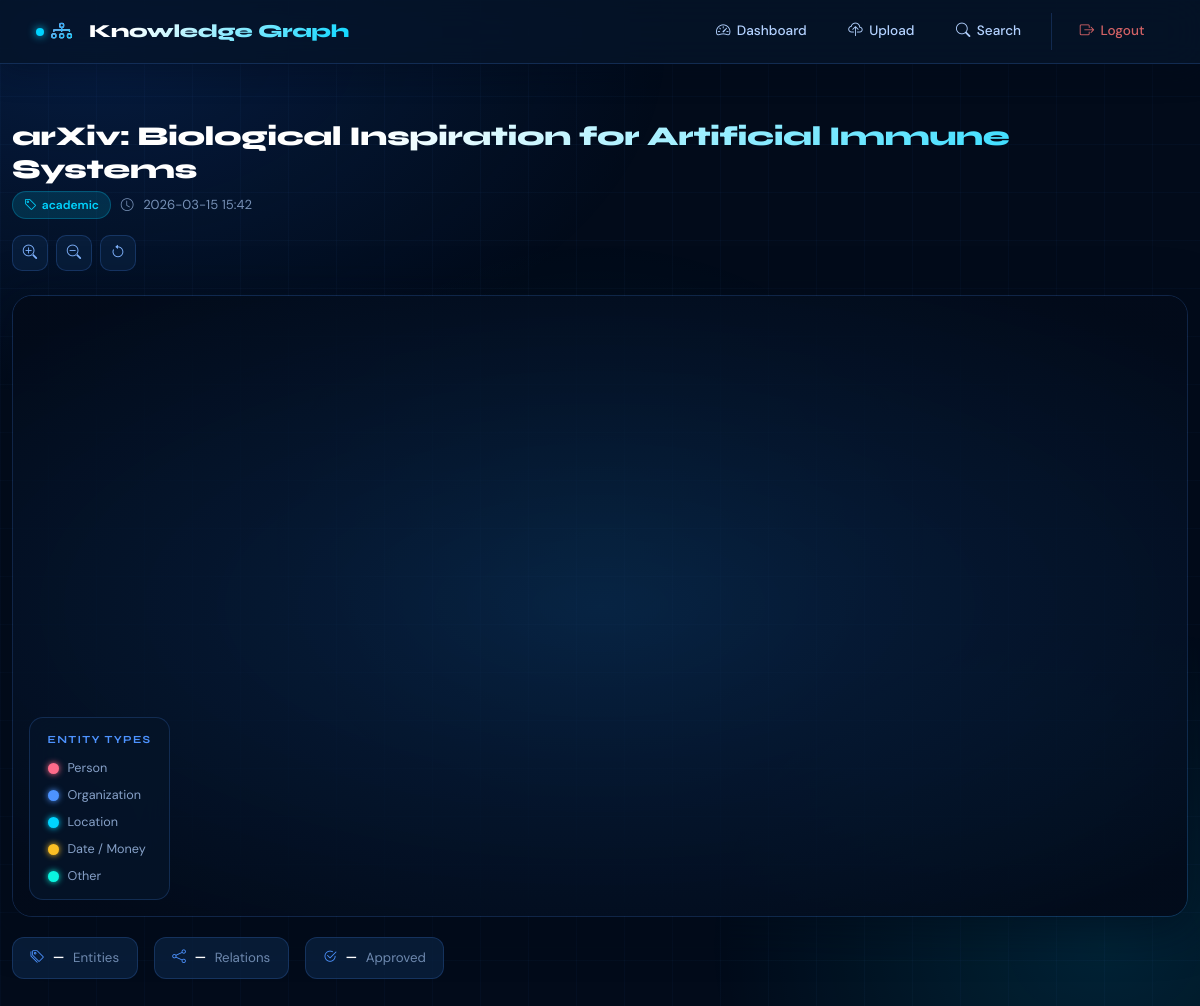
The app's page /graph/8 (signed in) with its own data.
### app.py (models this page shows, shortened)
class Dataset(db.Model):
    __tablename__ = 'datasets'
    id = db.Column(db.Integer, primary_key=True)
    name = db.Column(db.String(200), nullable=False)
    domain = db.Column(db.String(50), nullable=False)
    filename = db.Column(db.String(200), nullable=False)
    user_id = db.Column(db.Integer, db.ForeignKey('users.id'), nullable=False)
    uploaded_at = db.Column(db.DateTime, default=datetime.utcnow)
    processed = db.Column(db.Boolean, default=False)
    source_type = db.Column(db.String(50), default='upload')  # 'upload', 'wikipedia', 'arxiv'
    source_url = db.Column(db.String(500), nullable=True)  # Original source URL
    entities = db.relationship('Entity', backref='dataset', lazy=True, cascade='all, delete-orphan')
    relations = db.relationship('Relation', backref='dataset', lazy=True, cascade='all, delete-orphan')

### app.py (the view)
@app.route('/graph/<int:dataset_id>')
@login_required
def view_graph(dataset_id):
    dataset = Dataset.query.get_or_404(dataset_id)
    if dataset.user_id != current_user.id and not current_user.is_admin:
        flash('Access denied')
        return redirect(url_for('dashboard'))
    return render_template('graph.html', dataset=dataset)

### app.py (called while the page is built)
@login_manager.user_loader
def load_user(user_id):
    return User.query.get(int(user_id))

### templates/graph.html (shortened to what this page needs)
{% extends "base.html" %}
{% block content %}
<div class="graph-page">
  <div class="graph-header">
    <div>
      <h2>{{ dataset.name }}</h2>
      <div class="graph-meta">
        <span class="pill-domain"><i class="bi bi-tag"></i>{{ dataset.domain }}</span>
        <i class="bi bi-clock"></i> {{ dataset.uploaded_at.strftime('%Y-%m-%d %H:%M') }}
      </div>
    </div>
    <div class="graph-toolbar">
      <button class="tool-btn" onclick="zoomIn()"    title="Zoom In">   <i class="bi bi-zoom-in"></i></button>
      <button class="tool-btn" onclick="zoomOut()"   title="Zoom Out">  <i class="bi bi-zoom-out"></i></button>
      <button class="tool-btn" onclick="resetView()" title="Reset View"><i class="bi bi-arrow-counterclockwise"></i></button>
    </div>
  </div>
  <div class="graph-stage">
    <div id="graph-container"></div>
    <div class="graph-legend">
      <div class="legend-title">Entity Types</div>
      <div class="legend-item"><div class="legend-dot" style="background:#ff6b8a; color:#ff6b8a;"></div> Person</div>
      <div class="legend-item"><div class="legend-dot" style="background:#4d93ff; color:#4d93ff;"></div> Organization</div>
      <div class="legend-item"><div class="legend-dot" style="background:#00d4ff; color:#00d4ff;"></div> Location</div>
      <div class="legend-item"><div class="legend-dot" style="background:#fbbf24; color:#fbbf24;"></div> Date / Money</div>
      <div class="legend-item"><div class="legend-dot" style="background:#0af5e0; color:#0af5e0;"></div> Other</div>
    </div>
  </div>
  <div class="graph-stats">
    <div class="graph-stat-chip">
      <i class="bi bi-tags"></i>
      <strong id="statNodes">—</strong>
      <span>Entities</span>
    </div>
    <div class="graph-stat-chip">
      <i class="bi bi-share"></i>
      <strong id="statEdges">—</strong>
      <span>Relations</span>
    </div>
    <div class="graph-stat-chip">
      <i class="bi bi-check2-circle"></i>
      <strong id="statApproved">—</strong>
      <span>Approved</span>
    </div>
  </div>
</div>
{% endblock %}

### static/css/style.css (style rules this page uses)
body { font-family: 'Segoe UI', Tahoma, Geneva, Verdana, sans-serif; background: linear-gradient(135deg, #f5f7fa 0%, #c3cfe2 100%); min-height: 100vh; margin: 0; padding: 0; }
#graph-container { border-radius: 15px; overflow: hidden; box-shadow: var(--box-shadow); background: white; min-height: 500px; }
.legend-item { display: flex; align-items: center; margin: 0.5rem 0; }

### templates/base.html (style rules this page uses)
:root { --blue-950: #020b1a; --blue-900: #051428; --blue-800: #0a2240; --blue-700: #0d3260; --blue-600: #1048a0; --blue-500: #1a6ef5; --blue-400: #4d93ff; --blue-300: #80b4ff; --blue-200: #b3d2ff; --blue-100: #ddeeff; --accent-cyan: #00d4ff; --accent-teal: #0af5e0; --surface-1: rgba(10, 34, 64, 0.85); --border-blue: rgba(77, 147, 255, 0.2); --text-primary: #e8f2ff; --text-secondary: rgba(179, 210, 255, 0.7); --shadow-card: 0 4px 24px rgba(2, 11, 26, 0.5); --nav-height: 64px; }
*, *::before, *::after { box-sizing: border-box; }
html, body { font-family: 'DM Sans', sans-serif; background: var(--blue-950); color: var(--text-primary); min-height: 100vh; overflow-x: hidden; }
body::before { content: ''; position: fixed; inset: 0; background: radial-gradient(ellipse 80% 55% at 8% 4%, rgba(26,110,245,.17) 0%, transparent 60%), radial-gradient(ellipse 55% 50% at 92% 88%, rgba(0,212,255,.12) 0%, transparent 60%), radial-gradient(ellipse 40% 40% at 50% 50%, rgba(10,245,224,.05) 0%, transparent 70%); pointer-events: none; z-index: 0; }
body::after { content: ''; position: fixed; inset: 0; background-image: linear-gradient(rgba(77,147,255,.035) 1px, transparent 1px), linear-gradient(90deg, rgba(77,147,255,.035) 1px, transparent 1px); background-size: 48px 48px; pointer-events: none; z-index: 0; }

### templates/graph.html (style rules this page uses)
.graph-page { position: relative; z-index: 1; padding: 0 0 3rem; animation: fadeSlideUp .55s ease both; }
.graph-header { display: flex; align-items: flex-start; justify-content: space-between; flex-wrap: wrap; gap: 1rem; margin-bottom: 1.5rem; }
.graph-header h2 { font-family: 'Syne', sans-serif; font-size: 1.7rem; font-weight: 800; background: linear-gradient(135deg, #fff 30%, #00d4ff 100%); -webkit-background-clip: text; -webkit-text-fill-color: transparent; background-clip: text; letter-spacing: -.4px; margin: 0 0 .35rem; }
.graph-meta { display: flex; align-items: center; gap: .6rem; flex-wrap: wrap; font-size: .82rem; color: rgba(179,210,255,.65); }
.graph-meta i { font-size: .8rem; }
.pill-domain { display: inline-flex; align-items: center; gap: .3rem; padding: .22rem .7rem; border-radius: 999px; font-size: .75rem; font-weight: 600; background: rgba(0,212,255,.14); color: #00d4ff; border: 1px solid rgba(0,212,255,.25); }
.graph-toolbar { display: flex; align-items: center; gap: .5rem; flex-wrap: wrap; }
.tool-btn { width: 36px; height: 36px; border-radius: 10px; border: 1px solid rgba(77,147,255,.22); background: rgba(10,34,64,.7); color: #80b4ff; display: flex; align-items: center; justify-content: center; cursor: pointer; font-size: .9rem; transition: all .18s ease; backdrop-filter: blur(12px); }
.graph-stage { position: relative; border-radius: 20px; overflow: hidden; border: 1px solid rgba(77,147,255,.2); box-shadow: 0 8px 48px rgba(2,11,26,.55); }
#graph-container { width: 100%; height: 620px; background: radial-gradient(ellipse 70% 60% at 50% 50%, rgba(13,50,96,.55) 0%, rgba(2,11,26,.95) 100%); }
.graph-legend { position: absolute; bottom: 16px; left: 16px; background: rgba(5,20,40,.88); border: 1px solid rgba(77,147,255,.2); border-radius: 14px; backdrop-filter: blur(16px); padding: .85rem 1.1rem; }
.legend-title { font-family: 'Syne', sans-serif; font-size: .68rem; font-weight: 700; letter-spacing: .12em; text-transform: uppercase; color: #4d93ff; margin-bottom: .65rem; }
.legend-item { display: flex; align-items: center; gap: .55rem; margin-bottom: .4rem; font-size: .79rem; color: rgba(179,210,255,.75); }
.legend-item:last-child { margin-bottom: 0; }
.legend-dot { width: 11px; height: 11px; border-radius: 50%; flex-shrink: 0; box-shadow: 0 0 6px currentColor; }
.graph-stats { display: flex; gap: 1rem; margin-top: 1.25rem; flex-wrap: wrap; }
.graph-stat-chip { background: rgba(10,34,64,.75); border: 1px solid rgba(77,147,255,.2); border-radius: 12px; padding: .6rem 1.1rem; display: flex; align-items: center; gap: .55rem; font-size: .83rem; backdrop-filter: blur(12px); }
.graph-stat-chip i { color: #4d93ff; font-size: .85rem; }
.graph-stat-chip strong { color: #fff; font-family: 'Syne', sans-serif; }
.graph-stat-chip span { color: rgba(179,210,255,.6); }

### records on screen
Dataset: name "arXiv: Biological Inspiration for Artificial Immune Systems", domain "academic", uploaded_at "2026-03-15 15:42"
